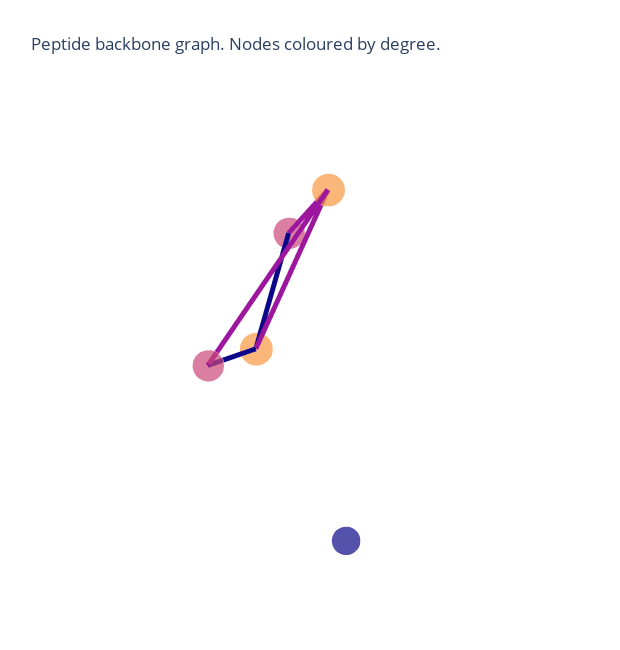

This figure's notebook cell:
### Code cell
p = plotly_protein_structure_graph(
    SG,
    colour_edges_by="kind",
    colour_nodes_by="degree",
    label_node_ids=False,
    plot_title="Peptide backbone graph. Nodes coloured by degree.",
    node_size_multiplier=1
    )
p.show()

### Figure 1 — Plotly figure (JSON) as saved in the notebook; plotly's stock layout.template omitted (floating-point values rounded to 4 significant figures)
{"data": [{"hoverinfo": "text+x+y+z", "marker": {"color": [[0.05038, 0.0298, 0.528, 1], [0.7982, 0.2802, 0.4695, 1], [0.9734, 0.5858, 0.2515, 1], [0.7982, 0.2802, 0.4695, 1], [0.9734, 0.5858, 0.2515, 1]], "opacity": 0.7, "size": [20, 22, 23, 22, 23], "symbol": "circle"}, "mode": "markers", "text": ["A:HIS:292", "A:HIS:335", "A:GLU:341", "A:HIS:365", "A:HIS:371"], "type": "scatter3d", "x": [20.61, 18.0, 8.956, 8.718, 13.42], "y": [7.304, -4.606, -4.836, -8.297, -6.366], "z": [-16.14, -16.05, -9.17, -12.93, -18.32]}, {"hoverinfo": "text", "line": {"color": [[0.05038, 0.0298, 0.528, 1], [0.05038, 0.0298, 0.528, 1], [0.05038, 0.0298, 0.528, 1], [0.6107, 0.0902, 0.62, 1], [0.6107, 0.0902, 0.62, 1], [0.6107, 0.0902, 0.62, 1], [0.6107, 0.0902, 0.62, 1], [0.6107, 0.0902, 0.62, 1], [0.6107, 0.0902, 0.62, 1], [0.6107, 0.0902, 0.62, 1], [0.6107, 0.0902, 0.62, 1], [0.6107, 0.0902, 0.62, 1], [0.05038, 0.0298, 0.528, 1], [0.05038, 0.0298, 0.528, 1], [0.05038, 0.0298, 0.528, 1]], "width": 10}, "mode": "lines", "text": ["aromatic", "aromatic", "aromatic", "ionic", "ionic", "ionic", "ionic", "ionic", "ionic", "ionic", "ionic", "ionic", "aromatic", "aromatic", "aromatic"], "type": "scatter3d", "x": [18.0, 13.42, null, 18.0, 8.956, null, 8.956, 8.718, null, 8.956, 13.42, null, 8.718, 13.42, null], "y": [-4.606, -6.366, null, -4.606, -4.836, null, -4.836, -8.297, null, -4.836, -6.366, null, -8.297, -6.366, null], "z": [-16.05, -18.32, null, -16.05, -9.17, null, -9.17, -12.93, null, -9.17, -18.32, null, -12.93, -18.32, null]}], "layout": {"height": 650, "margin": {"t": 100}, "scene": {"xaxis": {"showbackground": false, "showgrid": false, "showline": false, "showticklabels": false, "title": {"text": ""}, "zeroline": false}, "yaxis": {"showbackground": false, "showgrid": false, "showline": false, "showticklabels": false, "title": {"text": ""}, "zeroline": false}, "zaxis": {"showbackground": false, "showgrid": false, "showline": false, "showticklabels": false, "title": {"text": ""}, "zeroline": false}}, "showlegend": false, "title": {"text": "Peptide backbone graph. Nodes coloured by degree."}, "width": 620}}
